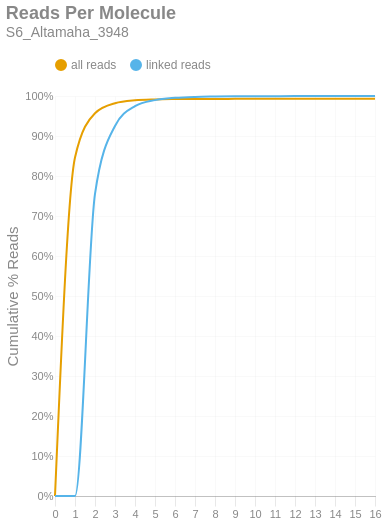

Write notebook code for a chart like this one.
### Markdown cell above
### Reads per Molecule
This chart shows the cumulative distribution of the number of reads per linked molecule. That is, how many alignments are associated with a unique molecule. This excludes the number of reads associated with invalid or absent linked-read barcodes. The `linked` histogram is the percentages recalculated when disregarding singletons.

### Code cell
if SKIPLR:
    print_html(f"Skipped")
else:
    counts = np.bincount(valids['reads'].cast(pl.Int64).to_numpy())
    weighted = counts * np.arange(len(counts))
    all_perc = weighted / n_reads
    linked_perc = weighted / n_linked_reads
    linked_perc[1] = 0
    binned_df = pl.DataFrame({
        'readsper': list(range(len(counts))),
        'all reads (cumsum)': np.cumsum(all_perc).tolist(),
        'linked reads (cumsum)': np.cumsum(linked_perc).tolist(),
    })

    with SafeRender(binned_df):
        (
            density_plot(binned_df, 'Reads Per Molecule', samplename, 'readspmol')
            .encode(
                x=alt.X('readsper:O', title=None).axis(labelAngle=0).scale(padding=0),
                y=alt.Y('value:Q', title='Cumulative % Reads').axis(format='%').stack(False),
                color=alt.Color("key:N").scale(domain=["all reads", "linked reads"]),
                tooltip=[
                    alt.Tooltip("key:N", title="Data Type"),
                    alt.Tooltip("readsper:O", title="Reads Per Molecule"),
                    alt.Tooltip("value:Q", format=".2%", title="% Reads (Cum.)")
                ]            
            )
        ).display()

### Figure 1 — Vega-Lite specification as saved in the notebook (floating-point values rounded to 4 significant figures)
{"width": "container", "height": 400, "config": {"title": {"anchor": "start", "dy": -15, "fontSize": 18, "color": "#888888", "subtitleColor": "#888888", "subtitleFontSize": 14}, "arc": {"fill": "#0072B2"}, "axis": {"domainColor": "#888888", "domainWidth": 0.5, "gridWidth": 0.2, "grid": false, "titleFontWeight": 400, "titleFontSize": 15, "labelFontSize": 11, "labelColor": "#888888", "tickColor": "#888888", "tickWidth": 0.2, "titleColor": "#888888"}, "axisBand": {"grid": false}, "axisX": {"grid": true, "tickSize": 10, "domainCap": "round"}, "axisY": {"domain": false, "grid": true, "tickSize": 0, "domainCap": "round"}, "background": "transparent", "header": {"labelFontSize": 15, "labelColor": "#888888", "titleFontSize": 15, "titleFontWeight": 600, "titleColor": "#888888"}, "legend": {"labelFont": "sans-serif", "labelFontSize": 12, "labelColor": "#888888", "symbolSize": 100, "symbolType": "circle", "titleFontSize": 12, "titlePadding": 10, "titleColor": "#888888", "title": null, "orient": "top"}, "range": {"category": ["#E69F00", "#56B4E9", "#009E73", "#F0E442", "#0072B2", "#D55E00", "#CC79A7", "#000000"], "diverging": ["#cfe8f3", "#a2d4ec", "#73bfe2", "#46abdb", "#1696d2", "#12719e"]}, "area": {"fill": "#0072B2", "fillOpacity": 0.7, "line": true, "strokeOpacity": 0.7}, "line": {"color": "#0072B2", "stroke": "#0072B2", "strokeWidth": 2}, "trail": {"color": "#0072B2", "stroke": "#0072B2", "strokeWidth": 0, "size": 1}, "point": {"filled": true, "fillOpacity": 1.0, "size": 95}, "text": {"color": "#888888", "fontSize": 11, "align": "right", "fontWeight": 400, "size": 11}, "bar": {"fill": "#0072B2", "stroke": null}, "view": {"stroke": null, "continuousWidth": 660, "continuousHeight": 400}}, "data": {"name": "data-25621ac780ed0b09602f4b38f1309c43"}, "mark": {"type": "line", "interpolate": "monotone", "point": {"opacity": 0, "size": 275}}, "encoding": {"color": {"field": "key", "scale": {"domain": ["all reads", "linked reads"]}, "type": "nominal"}, "tooltip": [{"field": "key", "title": "Data Type", "type": "nominal"}, {"field": "readsper", "title": "Reads Per Molecule", "type": "ordinal"}, {"field": "value", "format": ".2%", "title": "% Reads (Cum.)", "type": "quantitative"}], "x": {"axis": {"labelAngle": 0}, "field": "readsper", "scale": {"padding": 0}, "title": null, "type": "ordinal"}, "y": {"axis": {"format": "%"}, "field": "value", "stack": false, "title": "Cumulative % Reads", "type": "quantitative"}}, "params": [{"name": "param_c36ac31b6afebe62", "select": {"type": "point", "fields": ["key"]}, "bind": "legend"}], "title": {"text": "Reads Per Molecule", "subtitle": "S6_Altamaha_3948"}, "transform": [{"fold": ["all reads (cumsum)", "linked reads (cumsum)"]}, {"calculate": "replace(datum.key, ' (cumsum)', '')", "as": "key"}, {"filter": {"param": "param_c36ac31b6afebe62"}}], "usermeta": {"embedOptions": {"downloadFileName": "S6_Altamaha_3948.readspmol"}}, "$schema": "https://vega.github.io/schema/vega-lite/v6.1.0.json", "datasets": {"data-25621ac780ed0b09602f4b38f1309c43": [{"readsper": 0, "all reads (cumsum)": 0.0, "linked reads (cumsum)": 0.0}, {"readsper": 1, "all reads (cumsum)": 0.8461, "linked reads (cumsum)": 0.0}, {"readsper": 2, "all reads (cumsum)": 0.957, "linked reads (cumsum)": 0.7553}, {"readsper": 3, "all reads (cumsum)": 0.982, "linked reads (cumsum)": 0.9251}, {"readsper": 4, "all reads (cumsum)": 0.9892, "linked reads (cumsum)": 0.9745}, {"readsper": 5, "all reads (cumsum)": 0.9914, "linked reads (cumsum)": 0.9897}, {"readsper": 6, "all reads (cumsum)": 0.9923, "linked reads (cumsum)": 0.9954}, {"readsper": 7, "all reads (cumsum)": 0.9926, "linked reads (cumsum)": 0.9978}, {"readsper": 8, "all reads (cumsum)": 0.9928, "linked reads (cumsum)": 0.9986}, {"readsper": 9, "all reads (cumsum)": 0.9928, "linked reads (cumsum)": 0.9991}, {"readsper": 10, "all reads (cumsum)": 0.9929, "linked reads (cumsum)": 0.9994}, {"readsper": 11, "all reads (cumsum)": 0.9929, "linked reads (cumsum)": 0.9996}, {"readsper": 12, "all reads (cumsum)": 0.9929, "linked reads (cumsum)": 0.9998}, {"readsper": 13, "all reads (cumsum)": 0.9929, "linked reads (cumsum)": 0.9998}, {"readsper": 14, "all reads (cumsum)": 0.9929, "linked reads (cumsum)": 0.9999}, {"readsper": 15, "all reads (cumsum)": 0.9929, "linked reads (cumsum)": 0.9999}, {"readsper": 16, "all reads (cumsum)": 0.993, "linked reads (cumsum)": 1.0}]}}
